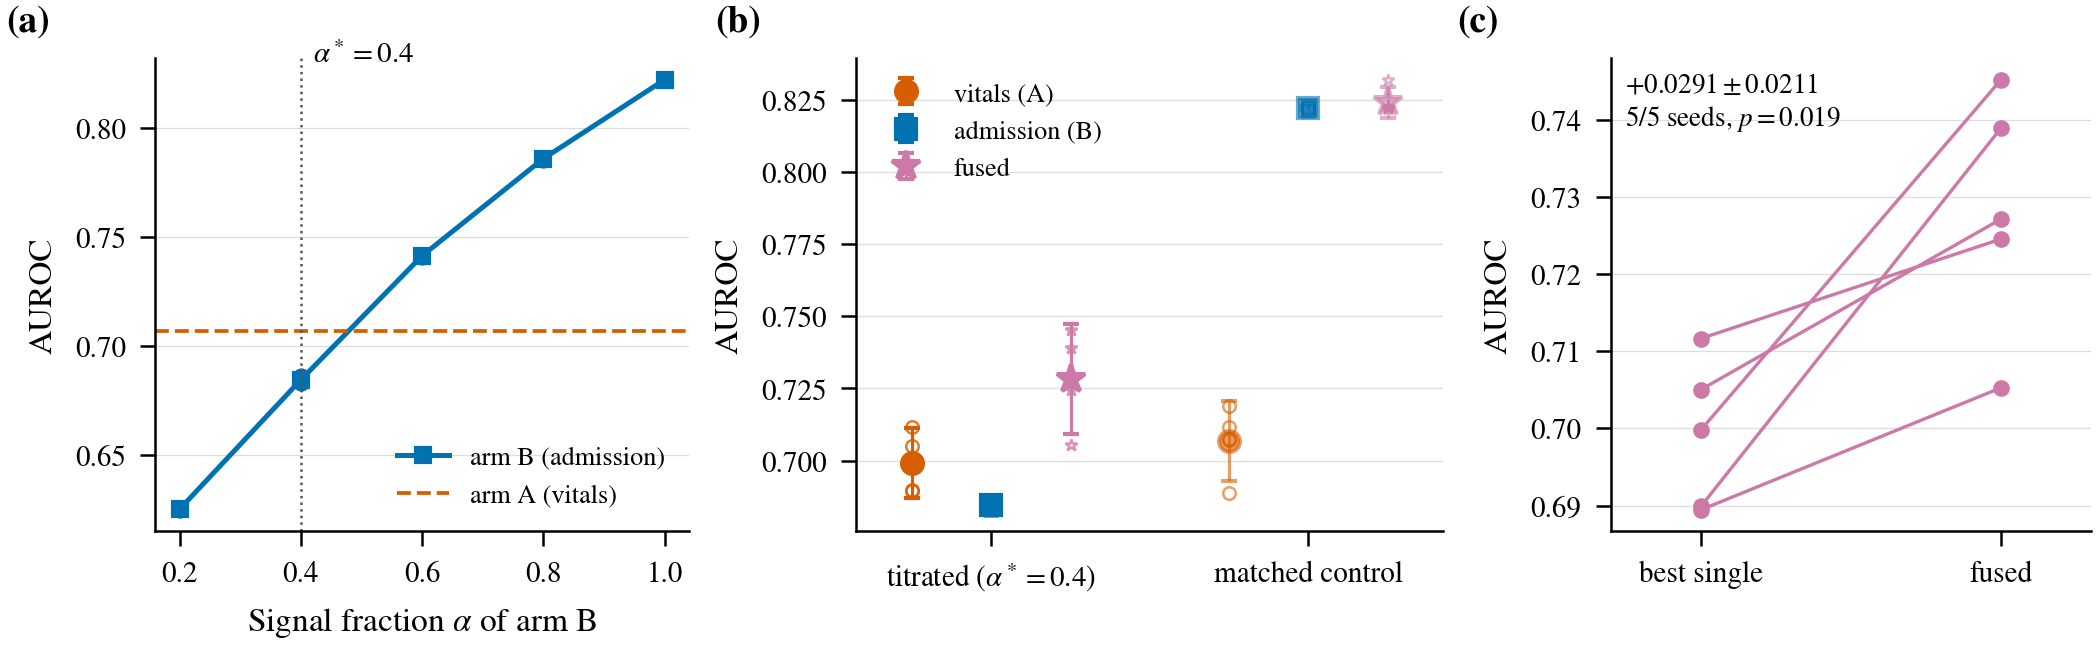

The Python source for this figure:
"""fig07_titration.py — Fig. 7: the fusion-balance titration F-A1 on eICU
(paper/figs.md, Fig. 7). (a) lever calibration on arm B only; (b) the three
arms at parity beside the matched control; (c) seed-paired gain."""
import json
import numpy as np
from scipy import stats as st
from _figstyle import plt, RES, DOUBLE, C, tci, panel, ygrid, save

P5 = RES / "phase5"
THRESH = 0.015        # registered minimum gain


def runs(f):
    return json.load(open(P5 / f))["runs"]


def main():
    fig, axs = plt.subplots(1, 3, figsize=(DOUBLE, 2.4),
                            gridspec_kw=dict(width_ratios=[1, 1.1, 0.9]))
    alpha = float((P5 / "fusbal_alpha.txt").read_text().strip())
    ctrl = runs("ablation_eicu_matched.json")
    test = runs("fusbal_test_n0.4.json")

    # (a) calibration
    ax = axs[0]
    cal = sorted(P5.glob("fusbal_calib_n*.json"))
    xs, ys = [], []
    for f in cal:
        a = float(f.stem.split("_n")[1])
        for r in runs(f.name)["b"]:
            ax.plot(a, r["auroc"], "o", mfc="none", mec=C["record"], ms=3.2, mew=0.7)
        xs.append(a); ys.append(np.mean([r["auroc"] for r in runs(f.name)["b"]]))
    xs.append(1.0); ys.append(np.mean([r["auroc"] for r in ctrl["b"]]))
    ax.plot(xs, ys, "s-", color=C["record"], ms=3.5, label="arm B (admission)")
    aA = np.mean([r["auroc"] for r in ctrl["a"]])
    ax.axhline(aA, ls="--", color=C["indiv"], lw=0.9, label="arm A (vitals)")
    ax.axvline(alpha, color="#555555", lw=0.6, ls=":")
    ax.text(alpha + 0.02, 0.83, f"$\\alpha^*={alpha:g}$", fontsize=7)
    ax.set_xlabel("Signal fraction $\\alpha$ of arm B")
    ax.set_ylabel("AUROC")
    ax.legend(loc="lower right", fontsize=6.3)
    ygrid(ax); panel(ax, "a", x=-0.28)

    # (b) arms at parity vs matched control
    ax = axs[1]
    arms = (("a", "vitals (A)", C["indiv"], "o"), ("b", "admission (B)", C["record"], "s"),
            ("both", "fused", C["fused"], "*"))
    for g, (src, x0, light) in enumerate(((test, 0, False), (ctrl, 4, True))):
        for i, (k, lab, col, mk) in enumerate(arms):
            v = [r["auroc"] for r in src[k]]
            m, h = tci(v)
            x = x0 + i
            ax.plot([x] * len(v), v, mk, mfc="none", mec=col, ms=3, mew=0.6,
                    alpha=0.6 if light else 0.8)
            ax.errorbar(x, m, yerr=h, fmt=mk, color=col, ms=5 if mk != "*" else 7,
                        elinewidth=0.75, alpha=0.6 if light else 1,
                        label=lab if g == 0 else None)
    ax.set_xticks([1, 5], [f"titrated ($\\alpha^*={alpha:g}$)", "matched control"])
    ax.set_xlim(-0.7, 6.7)
    ax.set_ylabel("AUROC")
    ax.legend(loc="upper left", fontsize=6.3)
    ygrid(ax); panel(ax, "b", x=-0.24)

    # (c) paired gain over best single arm
    ax = axs[2]
    a = {r["seed"]: r["auroc"] for r in test["a"]}
    b = {r["seed"]: r["auroc"] for r in test["b"]}
    f = {r["seed"]: r["auroc"] for r in test["both"]}
    seeds = sorted(set(a) & set(b) & set(f))
    best_arm = "a" if np.mean(list(a.values())) >= np.mean(list(b.values())) else "b"
    best = a if best_arm == "a" else b
    d = []
    for sd in seeds:
        ax.plot([0, 1], [best[sd], f[sd]], "-o", color=C["fused"], ms=3, lw=0.8)
        d.append(f[sd] - best[sd])
    m, h = tci(d)
    p = st.ttest_1samp(d, 0).pvalue
    ax.set_xticks([0, 1], ["best single", "fused"])
    ax.set_xlim(-0.3, 1.3)
    ax.set_ylabel("AUROC")
    ax.text(0.03, 0.97, f"$+{m:.4f}\\pm{h:.4f}$\n{sum(x > 0 for x in d)}/{len(d)} seeds, $p={p:.3f}$",
            transform=ax.transAxes, ha="left", va="top", fontsize=6.5)
    ygrid(ax); panel(ax, "c", x=-0.32)
    print(f"alpha*={alpha} gain={m:+.4f}+-{h:.4f} p={p:.4f} n={len(d)} thresh={THRESH}")
    fig.tight_layout(w_pad=0.8)
    save(fig, "fig07_titration")


if __name__ == "__main__":
    main()
